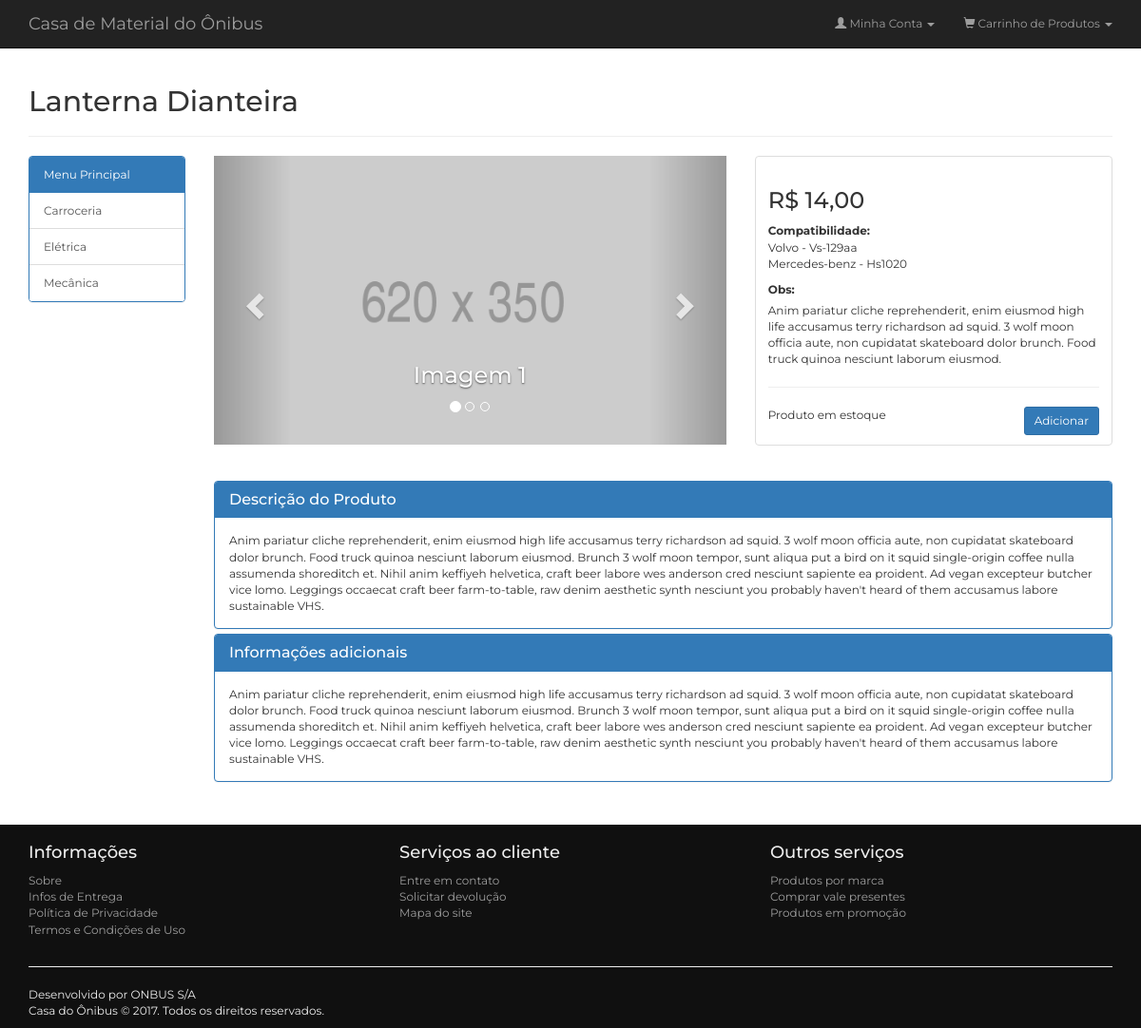
The page /view/produtos/index.php?id=1 on the database its author committed.
### tables this page shows
CREATE TABLE `produto` (
  `id_produto` int(11) NOT NULL AUTO_INCREMENT,
  `ativo` bit(1) NOT NULL,
  `controla_estoque` bit(1) DEFAULT NULL,
  `descricao` varchar(255) NOT NULL,
  `margem` decimal(19,2) DEFAULT NULL,
  `mostra_vitrine` bit(1) DEFAULT NULL,
  `nome` varchar(50) NOT NULL,
  `preco_compra` decimal(19,2) DEFAULT NULL,
  `preco_venda` decimal(19,2) DEFAULT NULL,
  `qtd_minima` int(11) DEFAULT NULL,
  `quantidade` int(11) DEFAULT NULL,
  `id_categoria` int(11) DEFAULT NULL,
  `id_imagem` int(11) DEFAULT NULL,
  PRIMARY KEY (`id_produto`),
  KEY `FK_5rxwsr0kb6apig8cw13bximd` (`id_categoria`),
  KEY `FK_51ujkp87s34oq10ouej5hxtm9` (`id_imagem`),
  CONSTRAINT `FK_51ujkp87s34oq10ouej5hxtm9` FOREIGN KEY (`id_imagem`) REFERENCES `imagem` (`id_imagem`),
  CONSTRAINT `FK_5rxwsr0kb6apig8cw13bximd` FOREIGN KEY (`id_categoria`) REFERENCES `categoria` (`id_categoria`)
);

CREATE TABLE `categoria` (
  `id_categoria` int(11) NOT NULL AUTO_INCREMENT,
  `ativo` bit(1) DEFAULT NULL,
  `nome` varchar(50) NOT NULL,
  PRIMARY KEY (`id_categoria`)
);

CREATE TABLE `modelo` (
  `id_modelo` int(11) NOT NULL AUTO_INCREMENT,
  `ativo` bit(1) DEFAULT NULL,
  `nome` varchar(50) NOT NULL,
  `id_montadora` int(11) DEFAULT NULL,
  `produto_id_produto` int(11) DEFAULT NULL,
  PRIMARY KEY (`id_modelo`),
  KEY `FK_jxvabb637j7xj7hdnuej6aqbr` (`id_montadora`),
  KEY `FK_5d1p4eddja4x4oe3lpujrxluv` (`produto_id_produto`),
  CONSTRAINT `FK_5d1p4eddja4x4oe3lpujrxluv` FOREIGN KEY (`produto_id_produto`) REFERENCES `produto` (`id_produto`),
  CONSTRAINT `FK_jxvabb637j7xj7hdnuej6aqbr` FOREIGN KEY (`id_montadora`) REFERENCES `montadora` (`id_montadora`)
);

CREATE TABLE `montadora` (
  `id_montadora` int(11) NOT NULL AUTO_INCREMENT,
  `ativo` bit(1) DEFAULT NULL,
  `nome` varchar(50) NOT NULL,
  PRIMARY KEY (`id_montadora`)
);

### config.php (called while the page is built, shortened)
<?php
$rootPath = realpath($_SERVER["DOCUMENT_ROOT"]);
if ($_SERVER["SERVER_NAME"] == "localhost") {
	$rootPath.= "/loja-virtual/";
}

### model/BD/Conexao.php (called while the page is built, shortened)
<?php
class Conexao {
	protected $conn;
	protected $driver = null;
	private $config = array();
	protected function conectar($user){
		try {
			switch ($this->driver) {
				case 'mysql':
					$this->conn = mysqli_connect(
						$this->config[$user]["host"], $this->config[$user]["usuario"], $this->config[$user]["senha"], $this->config[$user]["database"]
					);
				break;
			}
			return $this->conn;
		} catch (Exception $e) {
			die( "Connection Error #1: ".$e->getMessage() );
		}
	}
	protected function setDriver($driver){
		$this->driver = $driver;
	}
	private function setConfig($user){
		$this->config["localhostMYSQL"] = array(
			"host" 		=> "localhost",
			"database" 	=> "ope",
			"usuario" 	=> "root",
			"senha" 	=> ""
		);
		$this->config["localhostORACLE"] = array(
			"host" 		=> "127.0.0.1",
			"usuario" 	=> "root",
			"senha" 	=> "",
			"port" 		=> "1521",
			"sid" 		=> "XE"
		);
		return $this->config;
	}
}

### controller/Produto.php (called while the page is built, shortened)
<?php
class Produto {
	private $model;
	private $utils;
	function __construct(){
		$this->model = new ProdutoModel();
		$this->utils = new Utils();
	}
	public function listar($url = "", $pagina = 0, $id = ""){
		$dados = array();
		$dados["dados"] = $this->model->listar($id);
		if (!empty($dados["dados"])) {
			foreach ($dados["dados"] as $key => $value) {
				$dados["dados"][$key]["compativel"] = $this->model->listarPorMontadora($value["id_produto"]);
			}
			if (!empty($url)) {
				$inicio = 1;
				$limite = 12;
				$dados["paginacao"] = $this->utils->paginacao($url, $inicio, count($dados["dados"]), $limite);
			}
		}
		return $dados;
	}
}

### model/ProdutoModel.php (called while the page is built, shortened)
<?php
require_once 'BD/MYSQL.php';
class ProdutoModel {
	private $bd;
	function __construct(){
		$this->bd = new MYSQL("localhostMYSQL");
	}
	public function listar($id = ""){
		$condicao = "";
		if (!empty($id)) {
			$condicao = " AND p.id_produto = ".$id;
		}
		return $this->bd->query(
			"SELECT p.*,
				(SELECT c.nome FROM categoria c WHERE c.id_categoria = p.id_categoria) AS categoria,
				(SELECT i.foto FROM imagem i WHERE i.id_imagem = p.id_imagem) AS imagem
			FROM produto p
			WHERE p.ativo = 1
			AND p.mostra_vitrine = 1 " . $condicao
		);
	}
	public function listarPorMontadora($idProduto){
		return $this->bd->query(
			"SELECT mt.nome AS montadora,
				m.nome AS modelo
			FROM modelo m,
				produto_modelo pm,
				montadora mt
			WHERE m.id_montadora = mt.id_montadora
				AND m.id_modelo  = pm.id_modelo
				AND m.ativo  = 1
				AND mt.ativo = 1
				AND pm.id_produto = " . $idProduto
		);
	}
}

### model/BD/MYSQL.php (called while the page is built, shortened)
<?php
require_once "Conexao.php";
class MYSQL extends Conexao {
	public function buscar($tabela, $condicao = array(), $campos = array(), $inner = array(), $group = '', $order = '', $inicio = '', $final = ''){
		$sql = "SELECT ";
		if ( count($campos) > 0 && !empty($campos[0]) ) {
			foreach ($campos as $k => $campo) {
				if ( $k > 0 ) {
					$sql .= ", ".$campo;
				} else {
					$sql .= $campo;
				}
			}
		} else {
			$sql .= " * ";
		}
		$sql .= " FROM ".$tabela." ";
		if ( count($condicao) > 0 ) {
			$sql .= " WHERE ";
			$cond = array();
			foreach ($condicao as $campo => $valor) {
				$cond[] = $campo." \"".$valor."\"";
			}
			$sql .= implode(" AND ", $cond);
		}
		if ( !empty($order) ) {
			$sql .= " ORDER BY ".$order;
		}
		return $this->query( $sql );
	}
	public function query($sql){
		if (!empty($sql)) {
			mysqli_autocommit($this->conn, FALSE);
			$dados = mysqli_query($this->conn, $sql);
			$retorno = "";
			if ($dados) {
				preg_match("/^\w*\s/i", $sql, $matches);
				$retornoRegex = trim($matches[0]);
				if ($retornoRegex == "SELECT") {
					if (mysqli_num_rows($dados) > 0) {
						$retorno = array();
						while ( $row = mysqli_fetch_assoc($dados) ) {
							$retorno[] = $row;
						}
					}
					return $retorno;
				} elseif ($retornoRegex == "INSERT") {
					$retorno = mysqli_insert_id($this->conn);
				} else {
					$retorno = mysqli_affected_rows($this->conn);
				}
				mysqli_commit($this->conn);
				return $retorno;
			}
		}
	}
}

### controller/Utils.php (called while the page is built, shortened)
<?php
class Utils{
	public function paginacao($url, $inicio, $total, $limite){
		$numPaginas = ceil($total / $limite);
		$html ='<nav aria-label="Page navigation" style="text-align:center;">';
			$html .='<ul class="pagination">';
				$html .='<li '.($inicio < 2 ? 'class="disabled"' : '').'>';
					$html .='<a href="'.$url.'?pg=1" aria-label="Previous" title="Primeira Pag">';
						$html .='<span aria-hidden="true">&laquo;</span> Primeira';
					$html .='</a>';
				$html .='</li>';
				for($i = 1; $i <= $numPaginas; $i++) {
					if ($i >= ($inicio - 5) && $i <= ($inicio + 5)) {
						if ($i == $inicio) {
							$html .='<li class="active"><a href="'.$url."?pg=".$i.'">'.$i.'</a></li>';
						} else {
							$html .='<li><a href="'.$url."?pg=".$i.'">'.$i.'</a></li>';
						}
					}
				}
				$html .='<li '.($inicio == $numPaginas ? 'class="disabled"' : '').'>';
					$html .='<a href="'.$url.'?pg='.$numPaginas.'" aria-label="Next" title="Ultima Pag">';
						$html .='Ultima <span aria-hidden="true">&raquo;</span>';
					$html .='</a>';
				$html .='</li>';
			$html .='</ul>';
		$html .='</nav>';
		return $html;
	}
}

### controller/ConfiguracaoSistema.php (called while the page is built, shortened)
<?php
class ConfiguracaoSistema {
	private $model;
	function __construct(){
		$this->model = new ConfiguracaoSistemaModel();
	}
	public function listarMenuLateral(){
		return $this->model->listarMenuLateral();
	}
}

### model/ConfiguracaoSistemaModel.php (called while the page is built)
<?php
require_once 'BD/MYSQL.php';
class ConfiguracaoSistemaModel {
	private $bd;
	function __construct(){
		$this->bd = new MYSQL("localhostMYSQL");
	}
	public function listarMenuLateral(){
		return $this->bd->buscar("categoria", array("ativo = " => 1), "", "", "", "nome asc");
	}
}

### view/produtos/index.php (the view, shortened to what this page needs)
<?php
	include "../../config.php";
	include "../../incs/cabecalho.php";
	include "../../incs/menu_superior.php";
	$pagina = (isset($_GET['pg']) ? (int)$_GET['pg'] : 1);
	$url = "http://".$_SERVER["SERVER_NAME"] . $_SERVER["PHP_SELF"];
	$id = "";
	if (isset($_GET["id"])) {
		$id = strip_tags(addslashes($_GET["id"]));
	}
	$produtos = new Produto();
	$produto = $produtos->listar($url, $pagina, $id);
?>
<div class="row">
	<div class="col-lg-12 col-md-12 col-sm-12 col-xs-12">
		<h2><?=ucwords(strtolower($produto["dados"][0]["nome"]));?></h2><hr/>
	</div>
	<?php include "../../incs/menu_lateral.php"; ?>
	<div class="col-lg-10 col-md-9 col-sm-9 col-xs-12">
		<div class="row">
			<div class="col-lg-7 col-md-7 col-sm-6 col-xs-12">
				<div id="carousel-example-generic" class="carousel slide" data-ride="carousel">
					<ol class="carousel-indicators">
						<li data-target="#carousel-example-generic" data-slide-to="0" class="active"></li>
						<li data-target="#carousel-example-generic" data-slide-to="1"></li>
						<li data-target="#carousel-example-generic" data-slide-to="2"></li>
					</ol>
					<div class="carousel-inner" role="listbox">
						<div class="item active">
							<img src="<?=BASE_URL;?>imagens/produtos/620x350.png" alt="">
							<div class="carousel-caption">
								<h3>Imagem 1</h3>
							</div>
						</div>
					</div>
					<a class="left carousel-control" href="#carousel-example-generic" role="button" data-slide="prev">
						<span class="glyphicon glyphicon-chevron-left" aria-hidden="true"></span>
					</a>
					<a class="right carousel-control" href="#carousel-example-generic" role="button" data-slide="next">
						<span class="glyphicon glyphicon-chevron-right" aria-hidden="true"></span>
					</a>
				</div>
			</div>
			<div class="col-lg-5 col-md-5 col-sm-6 col-xs-12 pull-right">
				<div class="thumbnail">
					<div class="caption">
						<h3>
							R$ <?=number_format(($produto["dados"][0]["preco_compra"] + ($produto["dados"][0]["preco_compra"] * ($produto["dados"][0]["margem"] / 100))), 2, ",", ",");?>
						</h3>
						<?php if (!empty($produto["dados"][0]["compativel"])): ?>
							<p>
								<ul class="list-unstyled">
									<li><strong>Compatibilidade:</strong></li>
									<?php foreach ($produto["dados"][0]["compativel"] as $kCompativel => $vCompativel): ?>
										<li>
											<?=ucwords(strtolower($vCompativel["montadora"]));?> -
											<?=ucwords(strtolower($vCompativel["modelo"]));?>
										</li>
									<?php endforeach ?>
								</ul>
							</p>
						<?php endif ?>
						<p>
							<label for="">Obs: </label> <br/>
							Anim pariatur cliche reprehenderit, enim eiusmod high life accusamus terry richardson ad squid.
							3 wolf moon officia aute, non cupidatat skateboard dolor brunch. Food truck quinoa nesciunt laborum eiusmod.
						</p>
						<hr/>
						<div class="ratings">
							<p class="pull-right">
								<a href="<?=BASE_URL;?>acoes/carrinho.php?acao=adicionar&id=<?=$id;?>" class="btn btn-primary btn-sm">Adicionar</a>
							</p>
							<p><?=($produto["dados"][0]["quantidade"] > 0 ? "Produto em estoque" : "Produto esgotado");?></p>
						</div>
					</div>
				</div>
			</div>
		</div><br/>
		<div class="row">
			<div class="col-lg-12 col-md-12 col-sm-12 col-xs-12">
				<div class="panel-group" id="accordion" role="tablist" aria-multiselectable="true">
					<div class="panel panel-primary">
						<div class="panel-heading" role="tab" id="headingOne">
							<h4 class="panel-title">
								<a role="button" data-toggle="collapse" data-parent="#accordion" href="#collapseOne" aria-expanded="true" aria-controls="collapseOne">
									Descrição do Produto
								</a>
							</h4>
						</div>
						<div id="collapseOne" class="panel-collapse collapse in" role="tabpanel" aria-labelledby="headingOne">
							<div class="panel-body">
								Anim pariatur cliche reprehenderit, enim eiusmod high life accusamus terry richardson ad squid.
								3 wolf moon officia aute, non cupidatat skateboard dolor brunch. Food truck quinoa nesciunt laborum eiusmod.
								Brunch 3 wolf moon tempor, sunt aliqua put a bird on it squid single-origin coffee nulla assumenda shoreditch et.
								Nihil anim keffiyeh helvetica, craft beer labore wes anderson cred nesciunt sapiente ea proident.
								Ad vegan excepteur butcher vice lomo. Leggings occaecat craft beer farm-to-table, raw denim aesthetic synth
								nesciunt you probably haven't heard of them accusamus labore sustainable VHS.
							</div>
						</div>
					</div>
					<div class="panel panel-primary">
						<div class="panel-heading" role="tab" id="headingTwo">
							<h4 class="panel-title">
								<a class="collapsed" role="button" data-toggle="collapse" data-parent="#accordion" href="#collapseTwo" aria-expanded="false" aria-controls="collapseTwo">
									Informações adicionais
								</a>
							</h4>
						</div>
						<div id="collapseTwo" class="panel-collapse collapse in" role="tabpanel" aria-labelledby="headingTwo">
							<div class="panel-body">
								Anim pariatur cliche reprehenderit, enim eiusmod high life accusamus terry richardson ad squid.
								3 wolf moon officia aute, non cupidatat skateboard dolor brunch. Food truck quinoa nesciunt laborum eiusmod.
								Brunch 3 wolf moon tempor, sunt aliqua put a bird on it squid single-origin coffee nulla assumenda shoreditch et.
								Nihil anim keffiyeh helvetica, craft beer labore wes anderson cred nesciunt sapiente ea proident.
								Ad vegan excepteur butcher vice lomo. Leggings occaecat craft beer farm-to-table, raw denim aesthetic synth
								nesciunt you probably haven't heard of them accusamus labore sustainable VHS.
							</div>
						</div>
					</div>
				</div>
			</div>
		</div>
	</div>
</div>
<?php include "../../incs/rodape.php"; ?>

### incs/menu_lateral.php
<?php $menu = new ConfiguracaoSistema(); ?>
<div class="col-lg-2 col-md-3 col-sm-3 col-xs-12">
	<div class="panel panel-primary">
		<div class="panel-heading">Menu Principal</div>
		<div class="list-group">
			<?php foreach ($menu->listarMenuLateral() as $key => $value): ?>
				<a href="<?=BASE_URL;?>view/categorias/index.php?categoria=<?=$value["id_categoria"];?>" class="list-group-item">
					<?=utf8_encode(ucwords(strtolower($value["nome"])));?>
				</a>
			<?php endforeach; ?>
		</div>
	</div>
</div>

### css/main.css (style rules this page uses)
html, body { padding: 0; margin: 0; border: none; font-family: 'Montserrat', 'Trebuchet MS', sans-serif; font-size: 12px; }
body { padding-top: 70px; }
.thumbnail { height: 100% !important; min-height: inherit !important; }

### rows shown on the page
produto: nome "Lanterna Dianteira", preco_compra+margem "14,00"
categoria: nome "Carroceria"
categoria: nome "Elétrica"
categoria: nome "Mecânica"
modelo: id_montadora.nome "Volvo", nome "Vs-129aa"
modelo: id_montadora.nome "Mercedes-benz", nome "Hs1020"
